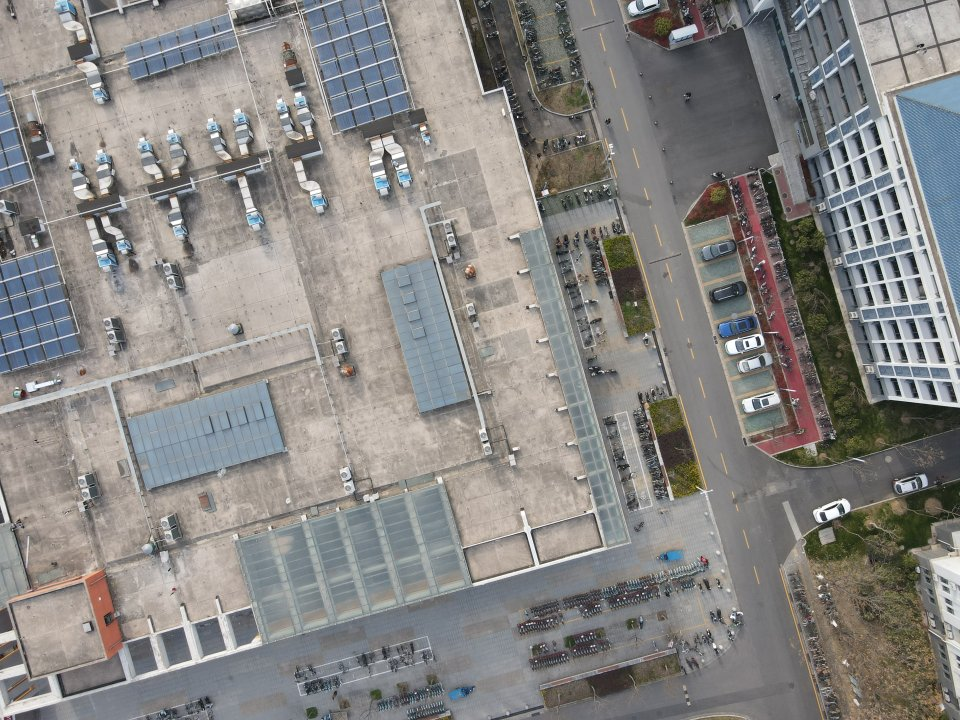
#> input picture web/samples/aerial234_1.jpg, 960 x 720 px
$ python -i sift.py   (imports and definitions only)
#> lines starting #> are read from the running program, lines starting #| are printed output that depends on the picture
### panografia/features/base.py
"""Estruturas comuns aos detectores/descritores de características."""

from __future__ import annotations

from dataclasses import dataclass

import cv2
import numpy as np


@dataclass
class Features:
    """Conjunto de pontos de interesse e seus descritores.

    Attributes:
        points: array (N, 2) com coordenadas (x, y) em pixels da imagem original.
        descriptors: array (N, D). ``float32`` para descritores reais (SIFT, MOPS)
            ou ``uint8`` para descritores binários (ORB).
        scales: array (N,) com a escala (sigma) de cada ponto, usada só para
            visualização.
        binary: ``True`` se os descritores devem ser comparados por Hamming.
    """

    points: np.ndarray
    descriptors: np.ndarray
    scales: np.ndarray
    binary: bool = False

    def __len__(self) -> int:
        return len(self.points)


def to_gray_float(image: np.ndarray) -> np.ndarray:
    """Converte uma imagem BGR/cinza ``uint8`` para cinza ``float32`` em [0, 1]."""
    if image.ndim == 3:
        image = cv2.cvtColor(image, cv2.COLOR_BGR2GRAY)
    return image.astype(np.float32) / 255.0

### panografia/features/sift.py
"""SIFT (Lowe 2004) implementado do zero com NumPy.

Referência: Szeliski, 2ª ed., seções 7.1.1 (detecção em espaço-escala por
diferença de gaussianas, Fig. 7.11) e 7.1.2 (descritor SIFT, Fig. 7.16).
O OpenCV é usado só para operações elementares (suavização gaussiana,
dilatação/erosão e redimensionamento).

Etapas:
1. pirâmide gaussiana com ``s`` intervalos por oitava e pilha DoG;
2. extremos locais 3×3×3 na DoG;
3. refinamento subpixel por ajuste quadrático (expansão de Taylor), rejeição
   de baixo contraste e de respostas de borda (razão de curvaturas r = 10);
4. orientação dominante via histograma de 36 bins dos gradientes;
5. descritor 4×4×8 = 128 dimensões com interpolação trilinear,
   normalização, saturação em 0,2 e renormalização.
"""

from __future__ import annotations

import math

import cv2
import numpy as np

from .base import Features, to_gray_float

_BORDER = 5          # pixels ignorados na borda de cada oitava
_MAX_INTERP = 5      # iterações máximas do refinamento subpixel
_ORI_BINS = 36
_ORI_PEAK_RATIO = 0.8
_ORI_SIG_FCTR = 1.5
_ORI_RADIUS = 3 * _ORI_SIG_FCTR
_DESC_WIDTH = 4      # d: grade d×d de histogramas
_DESC_BINS = 8       # n: bins de orientação por histograma
_DESC_SCL_FCTR = 3.0
_DESC_MAG_THR = 0.2


# --------------------------------------------------------------------------- #
# 1. Espaço-escala
# --------------------------------------------------------------------------- #
def _build_pyramids(base: np.ndarray, n_octaves: int, s: int, sigma: float):
    """Retorna (gaussianas, dogs): listas por oitava de arrays (s+3, h, w) e (s+2, h, w)."""
    k = 2.0 ** (1.0 / s)
    # Desvios incrementais entre níveis consecutivos de uma oitava.
    sig = [sigma]
    for i in range(1, s + 3):
        prev = sigma * k ** (i - 1)
        total = prev * k
        sig.append(math.sqrt(total * total - prev * prev))

    gaussians, dogs = [], []
    img = base
    for o in range(n_octaves):
        levels = [img]
        for i in range(1, s + 3):
            levels.append(cv2.GaussianBlur(levels[-1], (0, 0), sig[i]))
        stack = np.stack(levels)
        gaussians.append(stack)
        dogs.append(stack[1:] - stack[:-1])
        # O nível s tem o dobro do sigma da base: subamostra por 2.
        img = levels[s][::2, ::2]
        if min(img.shape) < 2 * _BORDER + 3:
            break
    return gaussians, dogs


# --------------------------------------------------------------------------- #
# 2–3. Extremos e refinamento
# --------------------------------------------------------------------------- #
def _find_extrema(dog: np.ndarray, threshold: float) -> np.ndarray:
    """Extremos 3×3×3 nas camadas internas. Retorna (N, 3) com (camada, y, x)."""
    kernel = np.ones((3, 3), np.uint8)
    dil = np.stack([cv2.dilate(d, kernel) for d in dog])
    ero = np.stack([cv2.erode(d, kernel) for d in dog])
    found = []
    for l in range(1, dog.shape[0] - 1):
        d = dog[l]
        mx = np.maximum(np.maximum(dil[l - 1], dil[l]), dil[l + 1])
        mn = np.minimum(np.minimum(ero[l - 1], ero[l]), ero[l + 1])
        mask = ((d >= mx) & (d > threshold)) | ((d <= mn) & (d < -threshold))
        mask[:_BORDER, :] = mask[-_BORDER:, :] = False
        mask[:, :_BORDER] = mask[:, -_BORDER:] = False
        ys, xs = np.nonzero(mask)
        found.append(np.stack([np.full_like(ys, l), ys, xs], axis=1))
    return np.concatenate(found) if found else np.zeros((0, 3), int)


def _derivatives(dog: np.ndarray, l, y, x):
    """Gradiente (n, 3) e Hessiana (n, 3, 3) da DoG em (x, y, σ) por diferenças finitas."""
    v = dog[l, y, x]
    dx = (dog[l, y, x + 1] - dog[l, y, x - 1]) * 0.5
    dy = (dog[l, y + 1, x] - dog[l, y - 1, x]) * 0.5
    ds = (dog[l + 1, y, x] - dog[l - 1, y, x]) * 0.5
    dxx = dog[l, y, x + 1] + dog[l, y, x - 1] - 2 * v
    dyy = dog[l, y + 1, x] + dog[l, y - 1, x] - 2 * v
    dss = dog[l + 1, y, x] + dog[l - 1, y, x] - 2 * v
    dxy = (dog[l, y + 1, x + 1] - dog[l, y + 1, x - 1] - dog[l, y - 1, x + 1] + dog[l, y - 1, x - 1]) * 0.25
    dxs = (dog[l + 1, y, x + 1] - dog[l + 1, y, x - 1] - dog[l - 1, y, x + 1] + dog[l - 1, y, x - 1]) * 0.25
    dys = (dog[l + 1, y + 1, x] - dog[l + 1, y - 1, x] - dog[l - 1, y + 1, x] + dog[l - 1, y - 1, x]) * 0.25
    grad = np.stack([dx, dy, ds], axis=1).astype(np.float64)
    hess = np.stack(
        [np.stack([dxx, dxy, dxs], 1), np.stack([dxy, dyy, dys], 1), np.stack([dxs, dys, dss], 1)],
        axis=1,
    ).astype(np.float64)
    return v.astype(np.float64), grad, hess


def _solve_offsets(grad: np.ndarray, hess: np.ndarray):
    """x̂ = −H⁻¹∇D para cada candidato; marca Hessianas singulares como inválidas."""
    det = np.linalg.det(hess)
    ok = np.abs(det) > 1e-12
    safe = np.where(ok[:, None, None], hess, np.eye(3))
    off = -np.linalg.solve(safe, grad[..., None])[..., 0]
    return off, ok


def _refine(dog: np.ndarray, cand: np.ndarray, s: int, contrast_threshold: float, edge_threshold: float):
    """Refinamento subpixel vetorizado. Retorna (l, y, x, offset (n,3), resposta)."""
    n_layers, h, w = dog.shape
    l, y, x = (cand[:, i].copy() for i in range(3))
    alive = np.ones(len(cand), bool)
    converged = np.zeros(len(cand), bool)
    for _ in range(_MAX_INTERP):
        idx = np.nonzero(alive & ~converged)[0]
        if len(idx) == 0:
            break
        _, grad, hess = _derivatives(dog, l[idx], y[idx], x[idx])
        off, ok = _solve_offsets(grad, hess)
        alive[idx[~ok]] = False
        small = ok & np.all(np.abs(off) < 0.5, axis=1)
        converged[idx[small]] = True
        move = idx[ok & ~small]
        step = np.round(off[ok & ~small]).astype(int)
        # Evita saltos gigantes por Hessianas mal condicionadas.
        big = np.any(np.abs(off[ok & ~small]) > 1e3, axis=1)
        alive[move[big]] = False
        x[move] += step[:, 0]
        y[move] += step[:, 1]
        l[move] += step[:, 2]
        inside = (l[move] >= 1) & (l[move] <= s) & (x[move] >= _BORDER) & (x[move] < w - _BORDER) \
            & (y[move] >= _BORDER) & (y[move] < h - _BORDER)
        alive[move[~inside]] = False
    keep = np.nonzero(alive & converged)[0]
    l, y, x = l[keep], y[keep], x[keep]
    v, grad, hess = _derivatives(dog, l, y, x)
    off, ok = _solve_offsets(grad, hess)

    # Rejeição de baixo contraste: |D(x̂)| = |D + ½∇Dᵀx̂|.
    contrast = v + 0.5 * np.einsum("ij,ij->i", grad, off)
    ok &= np.abs(contrast) * s >= contrast_threshold
    # Rejeição de bordas: tr(H)²/det(H) < (r+1)²/r (Hessiana 2×2 espacial).
    tr = hess[:, 0, 0] + hess[:, 1, 1]
    det = hess[:, 0, 0] * hess[:, 1, 1] - hess[:, 0, 1] ** 2
    r = edge_threshold
    ok &= (det > 0) & (tr * tr * r < (r + 1) ** 2 * det)
    return l[ok], y[ok], x[ok], off[ok], np.abs(contrast[ok])


# --------------------------------------------------------------------------- #
# 4–5. Orientação e descritor
# --------------------------------------------------------------------------- #
def _gradients(img: np.ndarray):
    """Magnitude e ângulo (rad, em [0, 2π)) do gradiente por diferenças centrais."""
    dx = np.zeros_like(img)
    dy = np.zeros_like(img)
    dx[:, 1:-1] = img[:, 2:] - img[:, :-2]
    dy[1:-1, :] = img[2:, :] - img[:-2, :]
    mag = np.sqrt(dx * dx + dy * dy)
    ang = np.mod(np.arctan2(dy, dx), 2 * np.pi)
    return mag, ang


def _orientations(mag, ang, x: int, y: int, scale: float) -> list[float]:
    """Orientações dominantes (rad) do ponto em (x, y) com escala ``scale`` na oitava."""
    h, w = mag.shape
    radius = int(round(_ORI_RADIUS * scale))
    sig = _ORI_SIG_FCTR * scale
    y0, y1 = max(1, y - radius), min(h - 1, y + radius + 1)
    x0, x1 = max(1, x - radius), min(w - 1, x + radius + 1)
    if y0 >= y1 or x0 >= x1:
        return []
    yy, xx = np.mgrid[y0:y1, x0:x1]
    weight = np.exp(-((xx - x) ** 2 + (yy - y) ** 2) / (2 * sig * sig))
    bins = np.floor(ang[y0:y1, x0:x1] * _ORI_BINS / (2 * np.pi)).astype(int) % _ORI_BINS
    hist = np.bincount(bins.ravel(), (weight * mag[y0:y1, x0:x1]).ravel(), _ORI_BINS)
    # Suavização circular [1 4 6 4 1]/16.
    hist = (np.roll(hist, 2) + np.roll(hist, -2) + 4 * (np.roll(hist, 1) + np.roll(hist, -1)) + 6 * hist) / 16
    peak = hist.max()
    if peak <= 0:
        return []
    left, right = np.roll(hist, 1), np.roll(hist, -1)
    result = []
    for b in np.nonzero((hist > left) & (hist > right) & (hist >= _ORI_PEAK_RATIO * peak))[0]:
        # Interpolação parabólica do pico.
        denom = left[b] - 2 * hist[b] + right[b]
        delta = 0.5 * (left[b] - right[b]) / denom if denom != 0 else 0.0
        result.append(((b + 0.5 + delta) % _ORI_BINS) * 2 * np.pi / _ORI_BINS)
    return result


def _descriptor(mag, ang, x: float, y: float, scale: float, theta: float) -> np.ndarray:
    """Descritor SIFT 128-D com interpolação trilinear (Szeliski Fig. 7.16)."""
    d, n = _DESC_WIDTH, _DESC_BINS
    h, w = mag.shape
    hist_width = _DESC_SCL_FCTR * scale
    radius = int(round(hist_width * math.sqrt(2) * (d + 1) * 0.5))
    radius = min(radius, int(math.hypot(w, h)))
    xi, yi = int(round(x)), int(round(y))
    oy, ox = np.mgrid[-radius:radius + 1, -radius:radius + 1]
    px, py = xi + ox, yi + oy
    cos_t, sin_t = math.cos(theta), math.sin(theta)
    # Coordenadas relativas ao ponto (subpixel), giradas por −θ e em unidades de célula.
    dxf, dyf = px - x, py - y
    rx = (dxf * cos_t + dyf * sin_t) / hist_width
    ry = (-dxf * sin_t + dyf * cos_t) / hist_width
    rbin = ry + d / 2 - 0.5
    cbin = rx + d / 2 - 0.5
    valid = (rbin > -1) & (rbin < d) & (cbin > -1) & (cbin < d) \
        & (px > 0) & (px < w - 1) & (py > 0) & (py < h - 1)
    if not valid.any():
        return np.zeros(d * d * n, np.float32)
    rbin, cbin = rbin[valid], cbin[valid]
    m = mag[py[valid], px[valid]]
    a = ang[py[valid], px[valid]]
    obin = np.mod(a - theta, 2 * np.pi) * n / (2 * np.pi)
    weight = m * np.exp(-(rx[valid] ** 2 + ry[valid] ** 2) / (2 * (0.5 * d) ** 2))

    r0, c0, o0 = np.floor(rbin).astype(int), np.floor(cbin).astype(int), np.floor(obin).astype(int)
    fr, fc, fo = rbin - r0, cbin - c0, obin - o0
    hist = np.zeros((d + 2, d + 2, n))
    for dr, wr in ((0, 1 - fr), (1, fr)):
        for dc, wc in ((0, 1 - fc), (1, fc)):
            for do, wo in ((0, 1 - fo), (1, fo)):
                np.add.at(hist, (r0 + 1 + dr, c0 + 1 + dc, (o0 + do) % n), weight * wr * wc * wo)
    vec = hist[1:d + 1, 1:d + 1, :].ravel()
    norm = np.linalg.norm(vec)
    if norm > 0:
        vec = np.minimum(vec / norm, _DESC_MAG_THR)
        vec /= np.linalg.norm(vec) + 1e-12
    return vec.astype(np.float32)


# --------------------------------------------------------------------------- #
# API pública
# --------------------------------------------------------------------------- #
def detect_sift(
    image: np.ndarray,
    n_octave_layers: int = 3,
    sigma: float = 1.6,
    contrast_threshold: float = 0.04,
    edge_threshold: float = 10.0,
    upsample: bool = False,
    max_points: int | None = 4000,
) -> Features:
    """Detecta pontos SIFT e calcula seus descritores de 128 dimensões.

    Args:
        image: imagem BGR ou cinza ``uint8``.
        n_octave_layers: intervalos ``s`` por oitava.
        sigma: suavização da base de cada oitava (1,6 em Lowe 2004).
        contrast_threshold: limiar de contraste de |D(x̂)| (imagem em [0, 1]).
        edge_threshold: razão máxima r entre curvaturas principais.
        upsample: duplica a imagem antes de montar a pirâmide (mais pontos, mais lento).
        max_points: mantém os pontos de maior contraste (``None`` = todos).
    """
    s = n_octave_layers
    gray = to_gray_float(image)
    assumed_blur = 0.5
    if upsample:
        gray = cv2.resize(gray, None, fx=2, fy=2, interpolation=cv2.INTER_LINEAR)
        assumed_blur *= 2
    base = cv2.GaussianBlur(gray, (0, 0), math.sqrt(max(sigma ** 2 - assumed_blur ** 2, 0.01)))
    n_octaves = max(1, int(round(math.log2(min(base.shape)))) - 3)
    gaussians, dogs = _build_pyramids(base, n_octaves, s, sigma)

    points, scales, descs, strengths = [], [], [], []
    pre_threshold = 0.5 * contrast_threshold / s
    for o, (gauss, dog) in enumerate(zip(gaussians, dogs)):
        cand = _find_extrema(dog, pre_threshold)
        if len(cand) == 0:
            continue
        l, y, x, off, resp = _refine(dog, cand, s, contrast_threshold, edge_threshold)
        grads = {}
        for li, yi, xi, of, rs in zip(l, y, x, off, resp):
            if li not in grads:
                grads[li] = _gradients(gauss[li])
            mag, ang = grads[li]
            layer = li + of[2]
            scale_oct = sigma * 2.0 ** (layer / s)        # escala na oitava
            fx, fy = xi + of[0], yi + of[1]
            for theta in _orientations(mag, ang, int(xi), int(yi), scale_oct):
                descs.append(_descriptor(mag, ang, fx, fy, scale_oct, theta))
                factor = 2.0 ** o
                px, py = fx * factor, fy * factor
                sc = scale_oct * factor
                if upsample:
                    # cv2.resize(×2): pixel u da imagem ampliada ↔ u/2 − 0,25 na original.
                    px, py, sc = px * 0.5 - 0.25, py * 0.5 - 0.25, sc * 0.5
                points.append((px, py))
                scales.append(sc)
                strengths.append(rs)

    if not points:
        return Features(np.zeros((0, 2), np.float32), np.zeros((0, 128), np.float32), np.zeros(0))
    pts = np.asarray(points, np.float32)
    dsc = np.asarray(descs, np.float32)
    scl = np.asarray(scales, np.float32)
    if max_points is not None and len(pts) > max_points:
        top = np.argsort(-np.asarray(strengths))[:max_points]
        pts, dsc, scl = pts[top], dsc[top], scl[top]
    return Features(pts, dsc, scl)

>>> import cv2
>>> picture = cv2.imread('../../web/samples/aerial234_1.jpg')
#> picture is the input picture: shape (720, 960, 3); mean B, G, R 132, 134.3, 136.1
>>> result = detect_sift(picture)
#> the loop in _build_pyramids, `for o in range(n_octaves):` made 6 passes
#> pass 2, in _build_pyramids, `img = levels[s][::2, ::2]`:
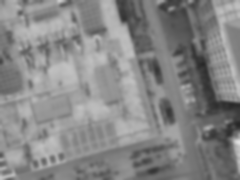
#> img: shape (180, 240) float32; min 0.154, max 0.893, mean 0.528
#> after the loop in _build_pyramids, `for o in range(n_octaves):`: dogs = 6 items
#> the loop in detect_sift, `for o, (gauss, dog) in enumerate(zip(gaussians, dogs)):` made 6 passes
#> (kernel in _find_extrema, n_layers in _refine, r in _refine) on pass 1: ([[1, 1, 1], [1, 1, 1], [1, 1, 1]], 5, 10)
#> pass 1, in _gradients, `mag = np.sqrt(dx * dx + dy * dy)`:
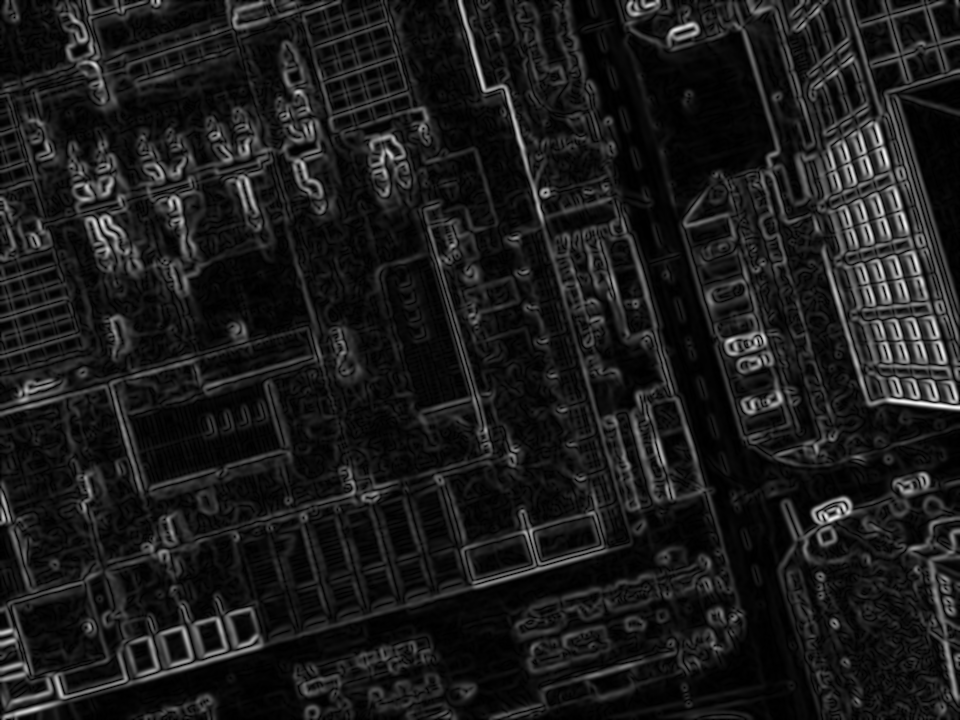
#> mag: shape (720, 960) float32; min 0, max 0.292, mean 0.0315; drawn with min black and max white
#> pass 1, in _gradients, `ang = np.mod(np.arctan2(dy, dx), 2 * np.pi)`:
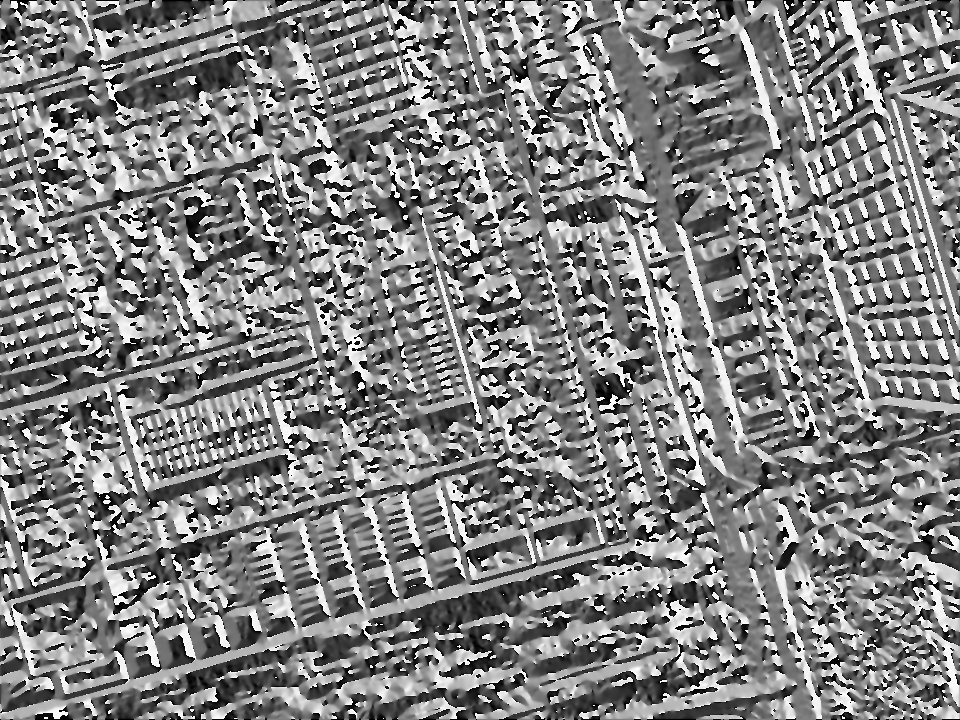
#> ang: shape (720, 960) float32; min 0, max 6.28, mean 3.19; drawn with min black and max white
#> pass 1, in _descriptor, `oy, ox = np.mgrid[-radius:radius + 1, -radius:radius + 1]`:
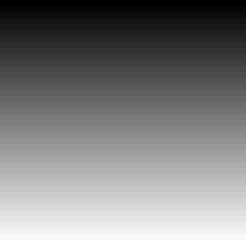
#> oy: shape (41, 41) int64 (shown 6 times larger); min -20, max 20, mean 0; drawn with min black and max white
#> pass 1, in _descriptor, `oy, ox = np.mgrid[-radius:radius + 1, -radius:radius + 1]`:
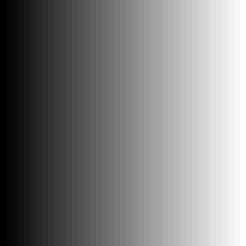
#> ox: shape (41, 41) int64 (shown 6 times larger); min -20, max 20, mean 0; drawn with min black and max white
#> after the loop in detect_sift, `for o, (gauss, dog) in enumerate(zip(gaussians, dogs)):`:
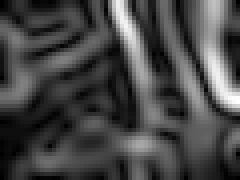
#> mag: shape (45, 60) float32 (shown 4 times larger); min 0, max 0.101, mean 0.0278; drawn with min black and max white
#> in detect_sift, `dsc = np.asarray(descs, np.float32)`:
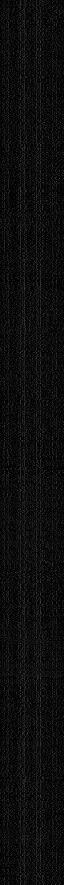
#> dsc: shape (1770, 128) float32 (shown at 1/2 size); min 0, max 0.43, mean 0.0541

$ run again, on web/samples/aerial234_2.jpg
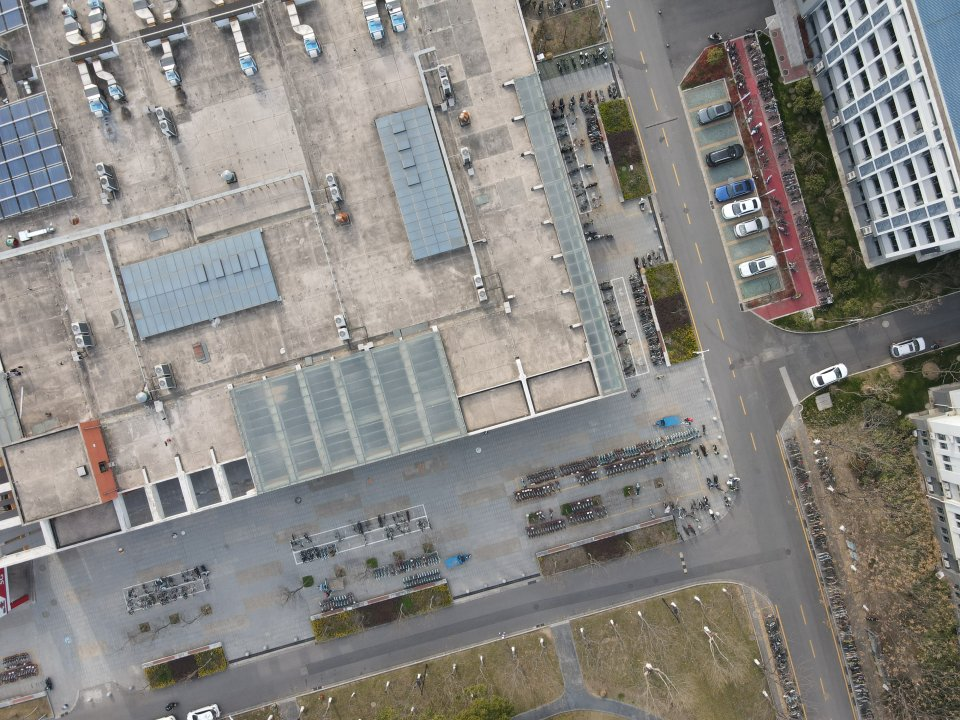
#> input picture web/samples/aerial234_2.jpg, 960 x 720 px
#> picture is the input picture: shape (720, 960, 3); mean B, G, R 130.9, 134.5, 136.8
#> after the loop in _build_pyramids, `for o in range(n_octaves):`: dogs = 6 items
#> the loop in detect_sift, `for o, (gauss, dog) in enumerate(zip(gaussians, dogs)):` made 6 passes
#> (kernel in _find_extrema, n_layers in _refine, r in _refine) on pass 1: ([[1, 1, 1], [1, 1, 1], [1, 1, 1]], 5, 10)
#> pass 1, in _gradients, `ang = np.mod(np.arctan2(dy, dx), 2 * np.pi)`:
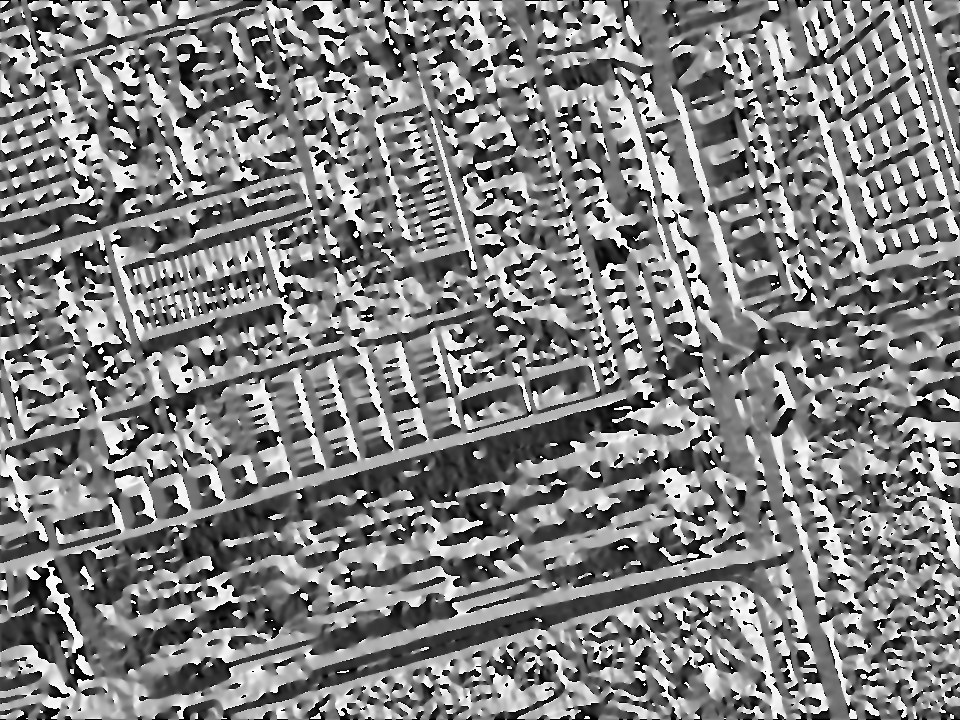
#> ang: shape (720, 960) float32; min 0, max 6.28, mean 3.16; drawn with min black and max white
#> in detect_sift, `dsc = np.asarray(descs, np.float32)`:
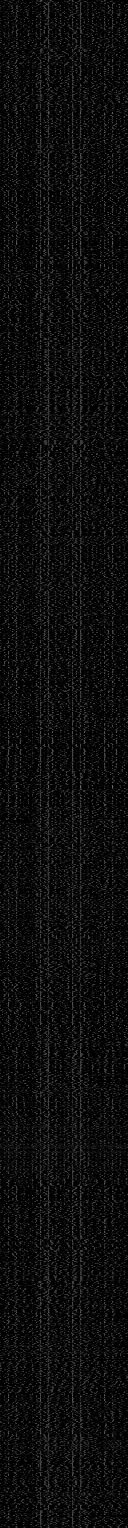
#> dsc: shape (1528, 128) float32; min 0, max 0.398, mean 0.0538
